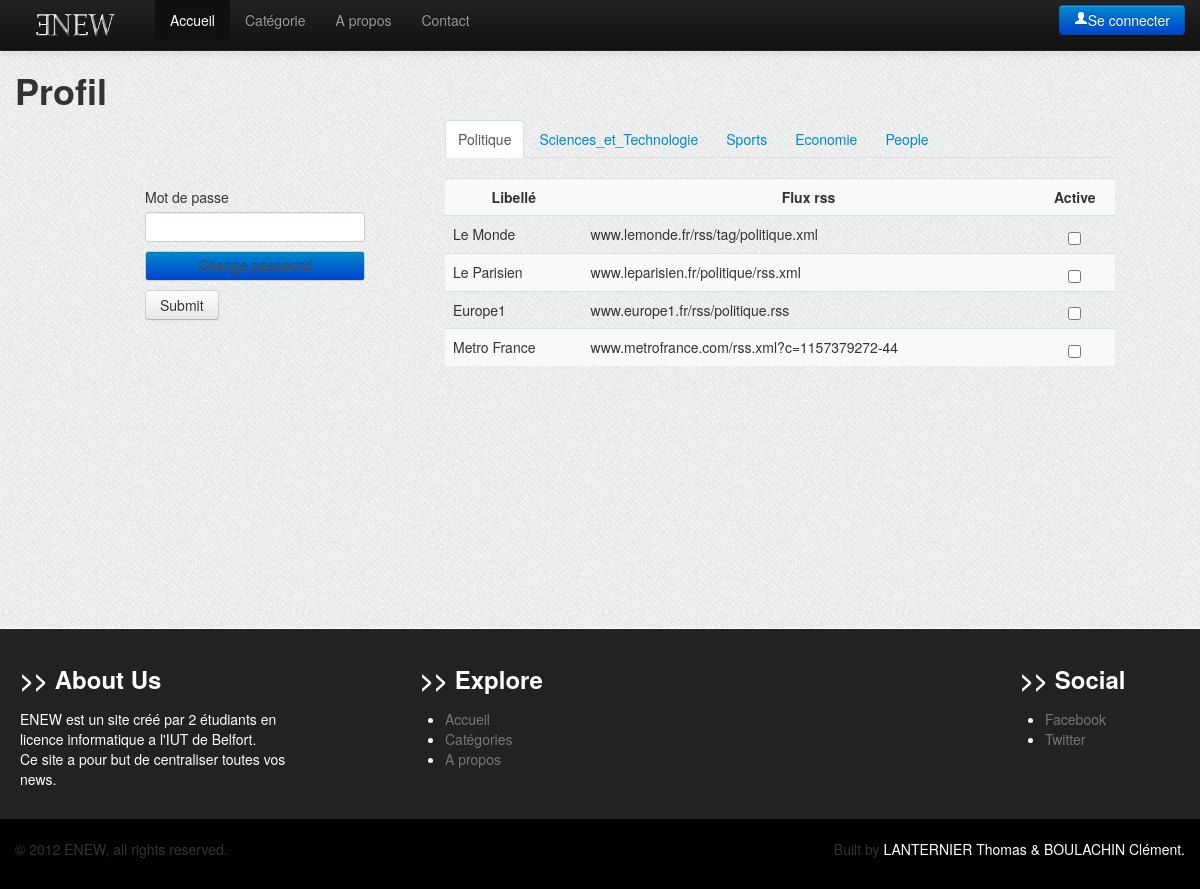
The page /php/profil.php on the database its author committed.
### tables this page shows
CREATE TABLE CATEGORIE (id_cat int AUTO_INCREMENT NOT NULL,
libelle CHAR(50),
description CHAR(100),
date_maj CHAR(12),
image CHAR(50),
PRIMARY KEY (id_cat) );

CREATE TABLE SOURCE (id_source int AUTO_INCREMENT NOT NULL,
id_cat INT,
libelle CHAR(50),
lien CHAR(255),
PRIMARY KEY (id_source, id_cat) );

### php/profil.php (the view, shortened to what this page needs)
<!DOCTYPE html>
<html lang="fr">
	<head>
		<link href="../css/bootstrap.css" rel="stylesheet">
		<link href="../css/style.css" rel="stylesheet">
		<link rel="stylesheet" href="../css/responsiveslides.css" />
		<link href="../css/bootstrap-responsive.css" rel="stylesheet">
	</head>
	<body>
		<div class="navbar navbar-inverse navbar-fixed-top">
			<div class="navbar-inner">
				<div class="container">
					<a class="brand" href="#"><img src="../img/logo blanc.png" alt=""/></a>
					<div class="nav-collapse collapse">
						<ul class="nav">
							<li class="active">
								<a href="../index.php">Accueil</a>
							</li>
							<li>
								<a href="./liste_article.php">Catégorie</a>
							</li>
							<li>
								<a href="#contact">A propos</a>
							</li>
							<li>
								<a href="#contact">Contact</a>
							</li>
						</ul>
						<ul class="nav pull-right">
							<?php
							if (isset($_SESSION['user'])) {echo("
<div class=\"btn-group\">
<a class=\"btn btn-primary\" href=\"php/profil.php\" >" . $_SESSION['user'] . "</a>
<button class=\"btn btn-primary dropdown-toggle\" data-toggle=\"dropdown\">
<span class=\"caret\"></span>
</button>
<ul class=\"dropdown-menu\">
<li>
<a href=\"php/profil.php\">Profil</a>
</li>
<li class=\"divider\"></li>
<li>
<a href=\"php/logout.php\">Logout</a>
</li>
</ul>
</div>");
							} else {
								echo("<a href=\"php/login.php\" class=\"btn btn-primary\"><i class=\"icon-user icon-white\"></i>Se connecter</a>");
							}
							?>
						</ul>
					</div>
				</div>
			</div>
		</div>
		<div class="container">
			<div class="row-fluid">
				<h1>Profil</h1>
				<div class='span1'></div>
				<div class='span3'>
					<?php
					if (isset($_GET['msgsuca'])) {
						echo('	<div class="alert alert-success">
Vos informations ont été mise à jour
</div>');
					} elseif (isset($_GET['msgfaia'])) {
						echo('	<div class="alert alert-error">
Les nouveaux mot de passes ne sont pas identique !
</div>');
					} elseif (isset($_GET['msgfaic'])) {
						echo('	<div class="alert alert-error">
Le mot de passe fournit n\'est pas correct
</div>');
					} elseif (isset($_GET['msgfaid'])) {
						echo('	<div class="alert alert-error">
Erreur, veuillez recommencer.
</div>');
					} else {
						echo('	<div style="display:block;height:47px;" class="">&nbsp;
</div>');
					}
					?>
					<form action='submit_profil.php' action='POST'>
						<br>
						<label>Mot de passe</label>
						<input type='password' name='lastpw' required/>
						<input type='text' class='btn btn-primary' value='Change password' onclick='loadPassword()'/>
						<button type="submit" class="btn">
							Submit
						</button>
					</form>
				</div>
				<div class='span7'>
					<ul id='tabBar' class="nav nav-tabs">
						<?php
						$requete = 'SELECT * FROM CATEGORIE ORDER BY ID_CAT';
						$query = mysql_query($requete) or die("ERREUR MYSQL numéro: " . mysql_errno() . "<br>Type de cette erreur: " . mysql_error() . "<br>\n");
						$i = 0;
						while ($result = mysql_fetch_assoc($query)) {
							echo("<li ");
							if ($i == 0) {echo("class=\"active\"");
							}
							echo("><a href=\"#\" onclick='loadSources(" . $result['id_cat'] . ")'>" . $result['libelle'] . "</a></li>");
							$i++;
						}
						?>
					</ul>
					<div id='receive_sources'>
						<table class="table table-striped">
							<tr>
								<td style='text-align:center'><b>Libellé</b></td><td style='text-align:center'><b>Flux rss</b></td><td style='text-align:center'><b>Active</b></td>
							</tr>
							<?php
							$requete = 'SELECT * FROM SOURCE WHERE ID_CAT=1';
							$query = mysql_query($requete) or die("ERREUR MYSQL numéro: " . mysql_errno() . "<br>Type de cette erreur: " . mysql_error() . "<br>\n");
							while ($result = mysql_fetch_assoc($query)) {
								echo("<tr><td>" . $result['libelle'] . "</td><td>" . $result['lien'] . "</td><td style='text-align:center'>");
								$requete2 = 'SELECT * FROM SOURCE_FAV WHERE login="' . $_SESSION['user'] . '" AND id_source=' . $result['id_source'] . ';';
								$query2 = mysql_query($requete2) or die("ERREUR MYSQL numéro: " . mysql_errno() . "<br>Type de cette erreur: " . mysql_error() . "<br>\n");
								if ($result2 = mysql_fetch_assoc($query2)) {
									echo("<input type='checkbox' value='" . $result['id_source'] . "' onClick='updateSources(this)' checked='checked'/>");
								} else {
									echo("<input type='checkbox' value='" . $result['id_source'] . "' onClick='updateSources(this)' />");
								}
								echo("</td></tr>");
							}
							?>
						</table>
					</div>
				</div>
				<div class='span1'></div>
			</div>
		</div>
		<div id="extra" style="background-color:#222;border-top:1px solid;color:white;padding:20px;margin-top:20px;">
			<div class="inner">
				<div class="container">
					<div class="row-fluid">
						<div class="span3">
							<h3><span class="slash">>></span></span> About Us</h3>
							<p>
								ENEW est un site créé par 2 étudiants en licence informatique a l'IUT de Belfort.
								<br>
								Ce site a pour but de centraliser toutes vos news.
							</p>
						</div>
						<div class="span3 offset1">
							<h3><span class="slash">>></span> Explore</h3>
							<ul class="footer-links clearfix">
								<li>
									<a href="/" style="text-decoration: none;color:#777;list-style:none;">Accueil</a>
								</li>
								<li>
									<a href="/themes" style="text-decoration: none;color:#777;list-style:none;">Catégories</a>
								</li>
								<li>
									<a href="/faq" style="text-decoration: none;color:#777;list-style:none;">A propos</a>
								</li>
							</ul>
						</div>
						<div class="span3"></div>
						<div class="span2">
							<h3><span class="slash">>></span> Social</h3>
							<ul class="footer-links clearfix">
								<li>
									<a href="http://facebook.com/" style="text-decoration: none;color:#777;list-style:none;">Facebook</a>
								</li>
								<li>
									<a href="http://twitter.com/" style="text-decoration: none;color:#777;list-style:none;">Twitter</a>
								</li>
							</ul>
						</div>
					</div>
				</div>
			</div>
		</div>
		<div id="footer" style="background-color: black;color: #333;padding: 20px 0px;">
			<div class="inner">
				<div class="container">
					<div class="row">
						<div id="footer-copyright" class="span4">
							&copy; 2012 ENEW, all rights reserved.
						</div>
						<div id="footer-terms" class="span8">
							<p class="pull-right">
								Built by<a href=""  style="text-decoration: none;color:white;"> LANTERNIER Thomas & BOULACHIN Clément.</a>
							</p>
						</div>
					</div>
				</div>
			</div>
		</div>
	</body>
</html>

### css/style.css (style rules this page uses)
body { background-image:url(../img/bg_diag.png); }
#receive_sources { height:400px; overflow: scroll; }

### php/profil.php (style rules this page uses)
body { padding-top: 60px; }

### rows shown on the page
categorie: libelle "Politique"
categorie: libelle "Sciences_et_Technologie"
categorie: libelle "Sports"
categorie: libelle "Economie"
categorie: libelle "People"
source: libelle "Le Monde", lien "www.lemonde.fr/rss/tag/politique.xml"
source: libelle "Le Parisien", lien "www.leparisien.fr/politique/rss.xml"
source: libelle "Europe1", lien "www.europe1.fr/rss/politique.rss"
source: libelle "Metro France", lien "www.metrofrance.com/rss.xml?c=1157379272-44"
